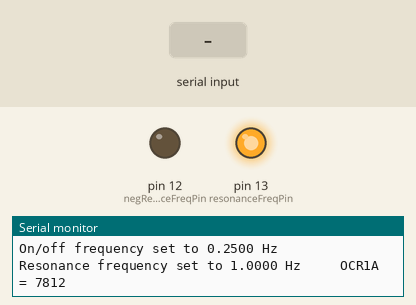
Recording of a sketch running on a simulated Arduino Uno, built with avr-gcc and run on an emulated ATmega328P. Shown: output pins drawn as LEDs (lit = HIGH), the last lines printed to the serial monitor. The test bench sets the inputs (shaded band).

Above: at 1.2 s.
1.3 s: "90\n" received over Serial
At 4.2 s:
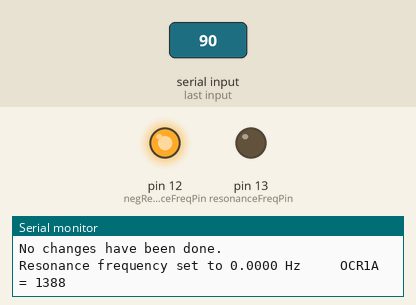
4.3 s: "a90\n" received over Serial
7.3 s: "30,150\n" received over Serial
At 9.46 s:
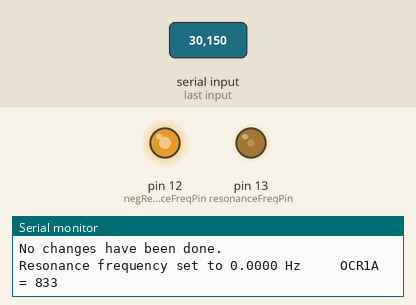
10.3 s: "a" received over Serial
Timing chart, 0 to 37.8 s (numbered marks = the images above; inputs shaded):
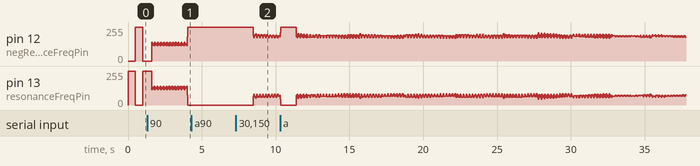

The sketch:

Variable_Oscillator.ino
```cpp
#define resonanceFreqPin    13
#define negResonanceFreqPin 12
#define CLKIO 16000000           // System Clock frequency
#define PreScalerMask0 0xF8      // Pre-Scaler divider = 0 (Timer/Counter0 stop)
#define PreScalerMask1 0xF8      // Pre-Scaler divider = 0 (Timer/Counter1 stop)

unsigned int preScalerOptions[] = {0, 1, 64, 1024};
boolean resonanceFreqIsOn = true;
unsigned long microsInterval = 4000000;   // Default to 4 seconds
unsigned long previousMicros = 0;

void setOnOFFResonanceFreq(float onOffResonanceFreq)
{
  if (onOffResonanceFreq > 0)
  {
    microsInterval = 1000000 / onOffResonanceFreq;  // Convert frequency to microseconds
  }
  else
  {
    Serial.println("Invalid on/off frequency. No changes have been done.");
  }
}

void setup() {
  Serial.begin(9600);
  pinMode(resonanceFreqPin, OUTPUT);
  pinMode(negResonanceFreqPin, OUTPUT);

  digitalWrite(resonanceFreqPin, LOW);   // Start with the LED pin turned off
  digitalWrite(negResonanceFreqPin, HIGH);   // Opposite value of LED pin

  noInterrupts();           // Disable all interrupts before initilizing timers

  // Initialize timer1
  TCCR1A = 0;
  TCCR1B = 0;
  TCNT1  = 0;

  // Compare match register 16MHz / 1024 / Desired Freq / 2
  OCR1A = CLKIO / preScalerOptions[3] / 1 / 2;  // Default resonace frequeny 1 Hz

  TCCR1B |= (1 << WGM12);         // CTC mode
  TCCR1B |= (1 << CS12) | (1 << CS10);   // Set Pre-Scaler divider to 1024
  TIMSK1 |= (1 << OCIE1A);        // enable timer compare interrupt

  interrupts();   // Timers initialization done, enable all interrupts

  setOnOFFResonanceFreq(0.25);
  Serial.print("On/off frequency set to "); Serial.print(0.25, 4); Serial.println(" Hz");
  Serial.print("Resonance frequency set to 1.0000 Hz");
  Serial.print("     OCR1A = "); Serial.println(OCR1A);

/* Debug line */
//  Serial.print("            TCCR1B: "); Serial.println(TCCR1B, BIN);
}

void setFreq (float freq, byte ocrSize)
{
  unsigned int preScalerDivider = preScalerOptions[0];

  if (freq < (CLKIO / preScalerOptions[3] / pow(2, ocrSize * 8))) {   // Requested frequency is too slow
    Serial.println("");
    Serial.print("Frequency must be greater than ");
    Serial.print(CLKIO / preScalerOptions[3] / pow(2, ocrSize * 8), 4);
    Serial.println(" Hz.");
    Serial.println("No changes have been done.");
  }
  else if (freq < (CLKIO / pow(2,6) / pow(2, ocrSize * 8))) {   // Very low frequency
    preScalerDivider = preScalerOptions[3];
    TCCR1B = (TCCR1B & PreScalerMask1) | 1 << CS12 | 1 << CS10;   // Set Pre-Scaler divider to 1024
  }
  else if (freq < (CLKIO / pow(2, ocrSize * 8))) {   // Low frequency
    preScalerDivider = preScalerOptions[2];
    TCCR1B = (TCCR1B & PreScalerMask1) | 1 << CS11 | 1 << CS10;   // Set Pre-Scaler divider to 64
  }
  else if (freq <= 36363) {   // Maximum supported frequency
    preScalerDivider = preScalerOptions[1];
    TCCR1B = (TCCR1B & PreScalerMask1) | 1 << CS10;   // Set Pre-Scaler divider to 1 (practically no divider)
  }
  else {
    Serial.println(""); Serial.print("Frequency can be maximum 36363.0000 Hz.");
    Serial.println(""); Serial.print("The timer has been stopped.");
    Serial.println(""); Serial.println("Enter a new value to restart the timer.");
    TCCR1B &= PreScalerMask1;   // Set the Clock Select to No Clock (Timer/Counter stopped)
    digitalWrite(resonanceFreqPin, LOW);
  }

  if (preScalerDivider > 0) {
    OCR1A = CLKIO / preScalerDivider / freq / 2;   // Set the new frequency
  }

/* Debug lines */
//  Serial.print("            TCCR1B: "); Serial.println(TCCR1B, BIN);
//  Serial.printf("Pre-scaler divider: %d\n", preScalerDivider);
//  Serial.printf("             OCR1A: %d\n", OCR1A);
}

ISR(TIMER1_COMPA_vect)          // timer compare interrupt service routine
{
  if (resonanceFreqIsOn)
  {
    digitalWrite(resonanceFreqPin, digitalRead(resonanceFreqPin) ^ 1);   // Toggle LED pin
    digitalWrite(negResonanceFreqPin, digitalRead(resonanceFreqPin) ^ 1);   // Opposite value of LED pin
  }
  else
  {
    // The resonance frequency output is off, don't change anything on the output.
  }
}

void toggleOnOffResonanceFreq()
{
  if ((micros() - previousMicros) >= microsInterval)
  {
    previousMicros = micros();
    resonanceFreqIsOn = !resonanceFreqIsOn;

    if (!resonanceFreqIsOn)
    {
      // The resonance frequency has been disabled, turn off the LED pin
      digitalWrite(resonanceFreqPin, LOW);
      digitalWrite(negResonanceFreqPin, HIGH);   // Opposite value of the LED pin
    }
  }
  else
  {
    // Nothing to do, it's still not time to turn on/off the resonance frequency
  }
}

void loop() {
  while (Serial.available() > 0)
  {
    if (Serial.peek() == 'a')
    {
      // Read the desired on/off frequency
      float freq = Serial.parseFloat();

      setOnOFFResonanceFreq(freq);
      Serial.print("On/off frequency set to "); Serial.print(freq, 4); Serial.println(" Hz");
    }
    else
    {
      // Read the desired resonance frequency
      float freq = Serial.parseFloat();

      setFreq(freq, sizeof(OCR1A));
      Serial.print("Resonance frequency set to "); Serial.print(freq, 4); Serial.print(" Hz");
      Serial.print("     OCR1A = "); Serial.println(OCR1A);
    }
  }

  toggleOnOffResonanceFreq();
}
```
